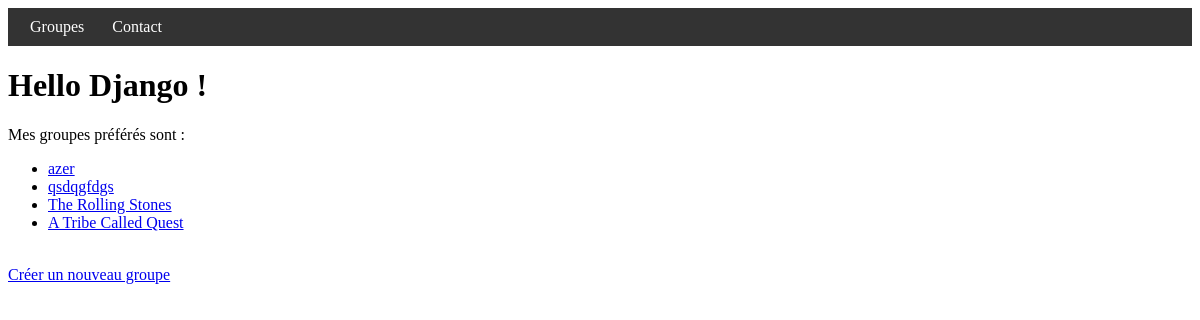
Screenshot of /bands/ with the database file from the repository.
### listings/models.py (models this page shows)
class Band(models.Model):
    name = models.fields.CharField(max_length=100)  # Champ qui stocke des données de type caractère/texte/chaîne
    class Genre(models.TextChoices): # On définit une nouvelle classe à l'intérieur de la classe précédente
        HIP_HOP = 'HH'
        SYNTH_POP = 'SP'
        ALTERNATIVE_ROCK = 'AR'
    genre = models.fields.CharField(choices=Genre.choices, max_length=5)
    biography = models.fields.CharField(max_length=1000, default='')
    year_formed = models.fields.IntegerField(
    validators=[MinValueValidator(1900), MaxValueValidator(2024)]
    )
    active = models.fields.BooleanField(default=True)
    official_homepage = models.fields.URLField(null=True, blank=True)

### listings/views.py (the view)
# urls.py: path('bands/', views.band_list, name="band_list"),
def band_list(request):
    bands = Band.objects.all()
    return render(request, 'listings/band_list.html',
                  {'bands': bands})

### listings/templates/listings/band_list.html
{% extends 'listings/base.html' %}
{% block content %}
<h1>Hello Django !</h1>
<p>Mes groupes préférés sont :</p>
<ul>
    {% for band in bands %}
    <li><a href="{% url 'band_detail' band.id %}">{{ band.name }}</a></li>
    {% endfor %}
</ul>
<br>
<a href="{% url 'band_create' %}">Créer un nouveau groupe</a>
{% endblock %}

### rows the page displays
Band: name "azer"
Band: name "qsdqgfdgs"
Band: name "The Rolling Stones"
Band: name "A Tribe Called Quest"
